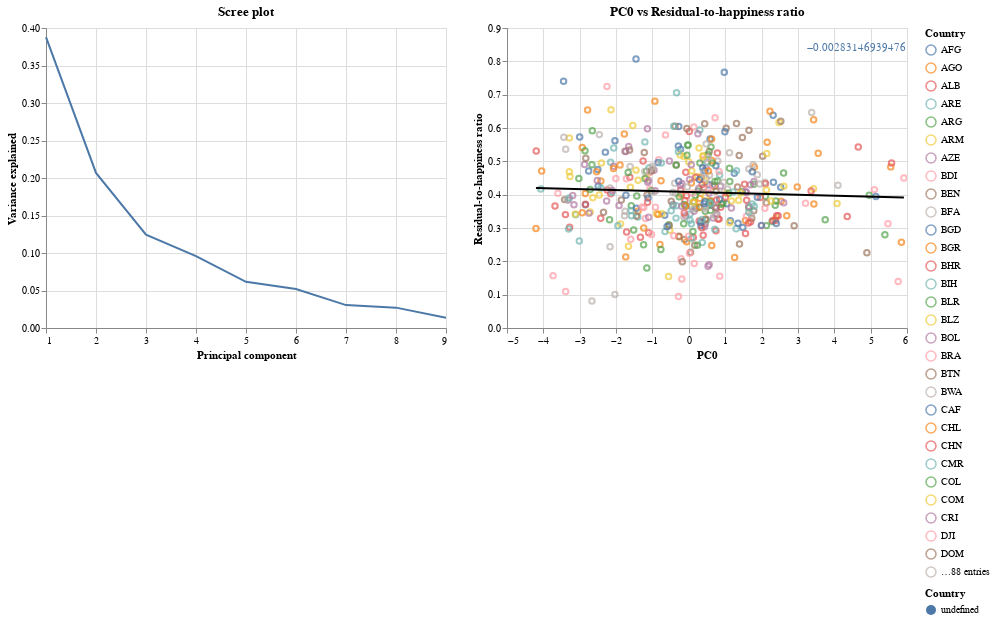

Source (notebook cell):
### Code cell
urbanization_residual_ratio.visualize()

### Figure 1 — Vega-Lite specification as saved in the notebook (floating-point values rounded to 4 significant figures; data arrays with more than 128 entries replaced by an {"elided": "..."} marker saying what was removed)
{"config": {"view": {"continuousWidth": 400, "continuousHeight": 300}}, "hconcat": [{"data": {"name": "data-111c6de956801b8d0003c57b70608dc7"}, "mark": "line", "encoding": {"x": {"field": "indices", "title": "Principal component", "type": "quantitative"}, "y": {"field": "var_explained", "title": "Variance explained", "type": "quantitative"}}, "title": "Scree plot"}, {"layer": [{"mark": "point", "encoding": {"color": {"field": "Country", "type": "nominal"}, "tooltip": [{"field": "Country", "type": "nominal"}, {"field": "PC0", "type": "quantitative"}, {"field": "Residual-to-happiness ratio", "type": "quantitative"}], "x": {"field": "PC0", "type": "quantitative"}, "y": {"field": "Residual-to-happiness ratio", "type": "quantitative"}}, "selection": {"selector001": {"type": "interval", "bind": "scales", "encodings": ["x", "y"]}}, "title": "PC0 vs Residual-to-happiness ratio"}, {"mark": {"type": "line", "color": "black"}, "encoding": {"color": {"legend": null}, "tooltip": [{"field": "Country", "type": "nominal"}, {"field": "PC0", "type": "quantitative"}, {"field": "Residual-to-happiness ratio", "type": "quantitative"}], "x": {"field": "PC0", "type": "quantitative"}, "y": {"field": "Residual-to-happiness ratio", "type": "quantitative"}}, "title": "PC0 vs Residual-to-happiness ratio", "transform": [{"on": "PC0", "regression": "Residual-to-happiness ratio"}]}, {"mark": {"type": "text", "align": "left", "color": "black"}, "encoding": {"color": {"field": "Country", "type": "nominal"}, "text": {"field": "slope", "type": "quantitative"}, "tooltip": [{"field": "slope", "title": "Slope", "type": "quantitative"}, {"field": "intercept", "title": "Intercept", "type": "quantitative"}], "x": {"value": 300}, "y": {"value": 20}}, "title": "PC0 vs Residual-to-happiness ratio", "transform": [{"on": "PC0", "regression": "Residual-to-happiness ratio", "params": true}, {"calculate": "datum.coef[0]", "as": "intercept"}, {"calculate": "datum.coef[1]", "as": "slope"}]}], "data": {"name": "data-b049d430fd4e602722c5bbb335e6e4d3"}, "resolve": {"scale": {"color": "independent"}}}], "$schema": "https://vega.github.io/schema/vega-lite/v4.17.0.json", "datasets": {"data-111c6de956801b8d0003c57b70608dc7": [{"indices": 1, "var_explained": 0.3878}, {"indices": 2, "var_explained": 0.2067}, {"indices": 3, "var_explained": 0.1245}, {"indices": 4, "var_explained": 0.09595}, {"indices": 5, "var_explained": 0.06157}, {"indices": 6, "var_explained": 0.05201}, {"indices": 7, "var_explained": 0.03051}, {"indices": 8, "var_explained": 0.02715}, {"indices": 9, "var_explained": 0.01375}], "data-b049d430fd4e602722c5bbb335e6e4d3": {"elided": "457 records"}}}
